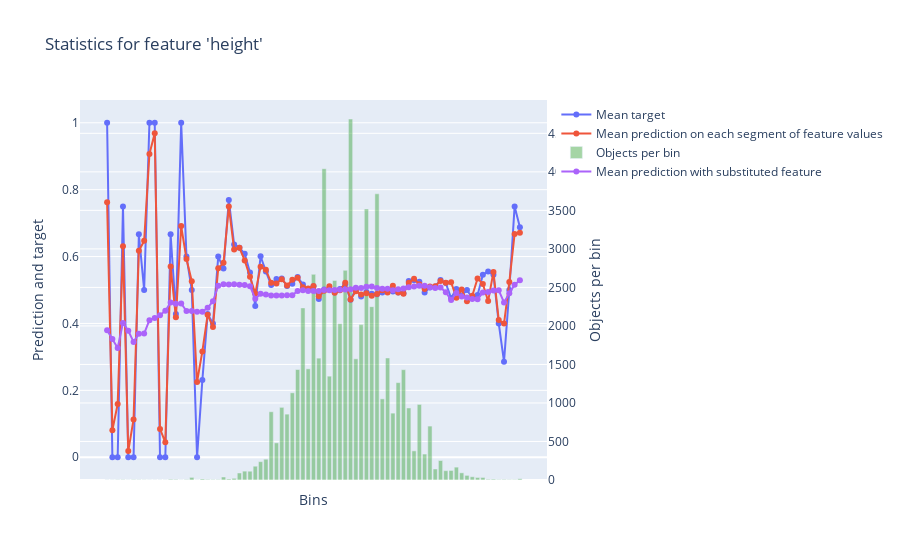

Source (notebook cell):
### Code cell
def train_catBoost_stats(X, y):

    print('> Iniciando Treinamento...')

    # Transfomer para os dados de Teste
    transfomer = Pipeline(steps=[('feateng', FeatureEngineeringTransformer()),
                                 ('totalpress', TotalPressureTransformer()),
                                 ('catpress', CatBloodPressureTransformer()),
                                 ('scaler', MyRobustScalerTransformer())])

    # Transformando os dados de Teste
    xtreino = transfomer.fit_transform(X)

    # Criando Modelo
    model = CatBoostClassifier(early_stopping_rounds=100,
                               loss_function='Logloss',
                               eval_metric='Accuracy',
                               verbose=False)

    # Fit the random search model
    print('> Fitting Modelo...')
    model.fit(xtreino, y)

    print('> Treinamento realizado...')

    res = model.calc_feature_statistics(xtreino, y,
                                        feature=1,
                                        plot=True)

model_cat = train_catBoost_stats(X=Xtrain, y=ytrain)
